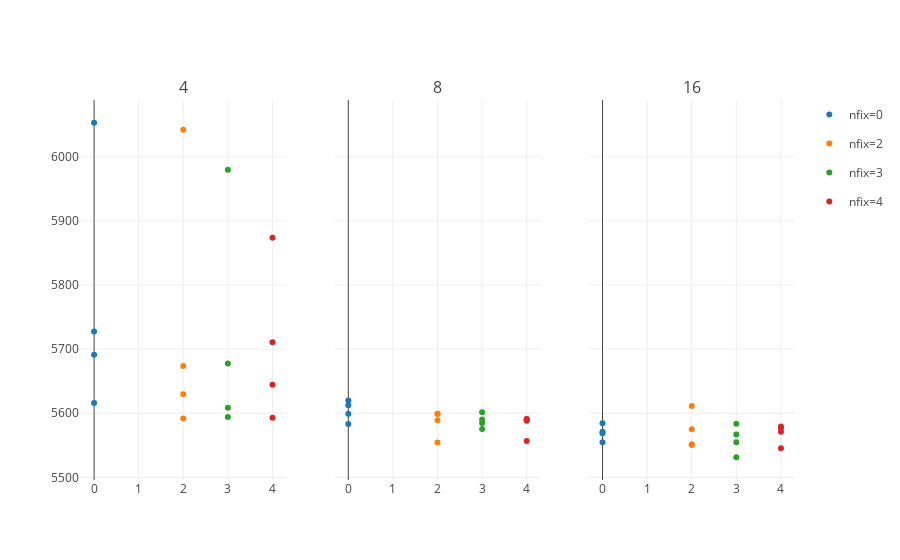

Here is the notebook cell this chart was saved with:
### Code cell
# Plot negative log likelihoods for each options
def plot_nll_fixpoints(cur_nll_ntrial, nfix_set, nbatches):
    cur_plts = []
    for (nfix_ind, nfix) in itertools.izip(range(len(nfix_set)), nfix_set):
        cur_plts.append(plt_type.Scatter(x=nfix*np.ones_like(np.squeeze(cur_nll_ntrial[nfix_ind,:])), 
                                         y=np.squeeze(cur_nll_ntrial[nfix_ind,:]), 
                                         mode='markers', 
                                         marker = dict(color=plotly.colors.DEFAULT_PLOTLY_COLORS[nfix_ind]),
                                         name = "nfix=%d" % nfix, 
                                         legendgroup="nfix=%d" % nfix))
    return cur_plts
    
    
from plotly import tools as plt_tools

def plot_nll(cur_nll, ntrials_set, nfix_set, nbatches):
    fig_subplts = plt_tools.make_subplots(rows=1, cols=len(ntrials_set), subplot_titles=ntrials_set, shared_yaxes=True)
    for (ntrials_ind, ntrials) in itertools.izip(range(len(ntrials_set)), ntrials_set):        
        tmp = plot_nll_fixpoints(cur_nll[ntrials_ind,:,:], nfix_set, nbatches)
        for trace in tmp:
            fig_subplts.append_trace(trace,1,ntrials_ind+1)
            if ntrials_ind>0:
                fig_subplts['data'][-1]['showlegend']=False
    plt(fig_subplts)
    return fig_subplts

a = plot_nll(GP_NLL, ntrials_set, nfix_set, nbatches)

### Figure 1 — Plotly figure (JSON) as saved in the notebook; plotly's stock layout.template omitted (floating-point values rounded to 4 significant figures)
{"data": [{"legendgroup": "nfix=0", "marker": {"color": "rgb(31, 119, 180)"}, "mode": "markers", "name": "nfix=0", "type": "scatter", "x": [0, 0, 0, 0], "xaxis": "x1", "y": [5691.0, 5728.0, 5616.0, 6053.0], "yaxis": "y1"}, {"legendgroup": "nfix=2", "marker": {"color": "rgb(255, 127, 14)"}, "mode": "markers", "name": "nfix=2", "type": "scatter", "x": [2, 2, 2, 2], "xaxis": "x1", "y": [5674.0, 5630.0, 5592.0, 6042.0], "yaxis": "y1"}, {"legendgroup": "nfix=3", "marker": {"color": "rgb(44, 160, 44)"}, "mode": "markers", "name": "nfix=3", "type": "scatter", "x": [3, 3, 3, 3], "xaxis": "x1", "y": [5677.0, 5609.0, 5594.0, 5980.0], "yaxis": "y1"}, {"legendgroup": "nfix=4", "marker": {"color": "rgb(214, 39, 40)"}, "mode": "markers", "name": "nfix=4", "type": "scatter", "x": [4, 4, 4, 4], "xaxis": "x1", "y": [5711.0, 5644.0, 5593.0, 5873.0], "yaxis": "y1"}, {"legendgroup": "nfix=0", "marker": {"color": "rgb(31, 119, 180)"}, "mode": "markers", "name": "nfix=0", "showlegend": false, "type": "scatter", "x": [0, 0, 0, 0], "xaxis": "x2", "y": [5620.0, 5612.0, 5583.0, 5599.0], "yaxis": "y1"}, {"legendgroup": "nfix=2", "marker": {"color": "rgb(255, 127, 14)"}, "mode": "markers", "name": "nfix=2", "showlegend": false, "type": "scatter", "x": [2, 2, 2, 2], "xaxis": "x2", "y": [5599.0, 5554.0, 5599.0, 5589.0], "yaxis": "y1"}, {"legendgroup": "nfix=3", "marker": {"color": "rgb(44, 160, 44)"}, "mode": "markers", "name": "nfix=3", "showlegend": false, "type": "scatter", "x": [3, 3, 3, 3], "xaxis": "x2", "y": [5590.0, 5575.0, 5585.0, 5601.0], "yaxis": "y1"}, {"legendgroup": "nfix=4", "marker": {"color": "rgb(214, 39, 40)"}, "mode": "markers", "name": "nfix=4", "showlegend": false, "type": "scatter", "x": [4, 4, 4, 4], "xaxis": "x2", "y": [5591.0, 5557.0, 5588.0, 5591.0], "yaxis": "y1"}, {"legendgroup": "nfix=0", "marker": {"color": "rgb(31, 119, 180)"}, "mode": "markers", "name": "nfix=0", "showlegend": false, "type": "scatter", "x": [0, 0, 0, 0], "xaxis": "x3", "y": [5569.0, 5555.0, 5584.0, 5571.0], "yaxis": "y1"}, {"legendgroup": "nfix=2", "marker": {"color": "rgb(255, 127, 14)"}, "mode": "markers", "name": "nfix=2", "showlegend": false, "type": "scatter", "x": [2, 2, 2, 2], "xaxis": "x3", "y": [5575.0, 5552.0, 5611.0, 5550.0], "yaxis": "y1"}, {"legendgroup": "nfix=3", "marker": {"color": "rgb(44, 160, 44)"}, "mode": "markers", "name": "nfix=3", "showlegend": false, "type": "scatter", "x": [3, 3, 3, 3], "xaxis": "x3", "y": [5584.0, 5555.0, 5567.0, 5531.0], "yaxis": "y1"}, {"legendgroup": "nfix=4", "marker": {"color": "rgb(214, 39, 40)"}, "mode": "markers", "name": "nfix=4", "showlegend": false, "type": "scatter", "x": [4, 4, 4, 4], "xaxis": "x3", "y": [5576.0, 5571.0, 5579.0, 5545.0], "yaxis": "y1"}], "layout": {"annotations": [{"font": {"size": 16}, "showarrow": false, "text": 4, "x": 0.1444, "xanchor": "center", "xref": "paper", "y": 1, "yanchor": "bottom", "yref": "paper"}, {"font": {"size": 16}, "showarrow": false, "text": 8, "x": 0.5, "xanchor": "center", "xref": "paper", "y": 1, "yanchor": "bottom", "yref": "paper"}, {"font": {"size": 16}, "showarrow": false, "text": 16, "x": 0.8556, "xanchor": "center", "xref": "paper", "y": 1, "yanchor": "bottom", "yref": "paper"}], "xaxis1": {"anchor": "y1", "domain": [0, 0.2889]}, "xaxis2": {"anchor": "free", "domain": [0.3556, 0.6444], "position": 0}, "xaxis3": {"anchor": "free", "domain": [0.7111, 1], "position": 0}, "yaxis1": {"anchor": "x1", "domain": [0, 1]}}}
